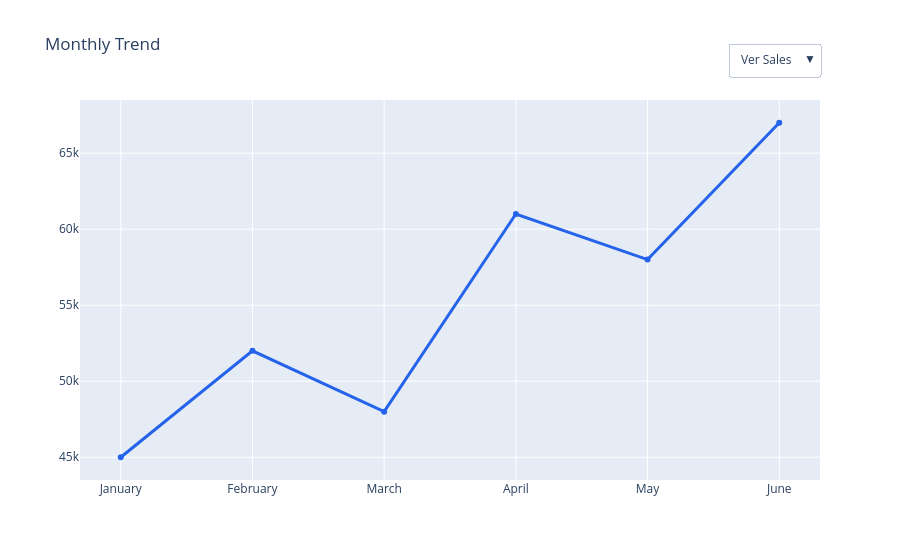

The code cell stored with this chart in its notebook:
### Markdown cell above
## 2. Chart 1 — Line Chart with Filter (Sales / Units)

This chart goes on the **left side**, spanning the full height.

### Code cell
line_chart = go.Figure()
line_chart.add_trace(go.Scatter(x=monthly_data['Mes'], y=monthly_data['Sales'],
                                mode='lines+markers', name='Sales',
                                line=dict(color='#2563eb', width=3)))
line_chart.add_trace(go.Scatter(x=monthly_data['Mes'], y=monthly_data['Units'],
                                mode='lines+markers', name='Units',
                                line=dict(color='#16a34a', width=3), visible=False))

line_chart.update_layout(
    title='Monthly Trend',
    updatemenus=[dict(
        type='dropdown', direction='down', x=1, xanchor='right', y=1.15,
        buttons=[
            dict(label='Ver Sales', method='update',
                 args=[{'visible': [True, False]}, {'title': 'Monthly Trend — Sales'}]),
            dict(label='Ver Units', method='update',
                 args=[{'visible': [False, True]}, {'title': 'Monthly Trend — Units'}]),
        ]
    )]
)
line_chart.show()

### Figure 1 — Plotly figure (JSON) as saved in the notebook; plotly's stock layout.template omitted (floating-point values rounded to 4 significant figures)
{"data": [{"line": {"color": "#2563eb", "width": 3}, "mode": "lines+markers", "name": "Sales", "type": "scatter", "x": ["January", "February", "March", "April", "May", "June"], "y": [45000, 52000, 48000, 61000, 58000, 67000]}, {"line": {"color": "#16a34a", "width": 3}, "mode": "lines+markers", "name": "Units", "type": "scatter", "visible": false, "x": ["January", "February", "March", "April", "May", "June"], "y": [180, 210, 195, 240, 225, 265]}], "layout": {"title": {"text": "Monthly Trend"}, "updatemenus": [{"buttons": [{"args": [{"visible": [true, false]}, {"title": "Monthly Trend — Sales"}], "label": "Ver Sales", "method": "update"}, {"args": [{"visible": [false, true]}, {"title": "Monthly Trend — Units"}], "label": "Ver Units", "method": "update"}], "direction": "down", "type": "dropdown", "x": 1, "xanchor": "right", "y": 1.15}]}}
